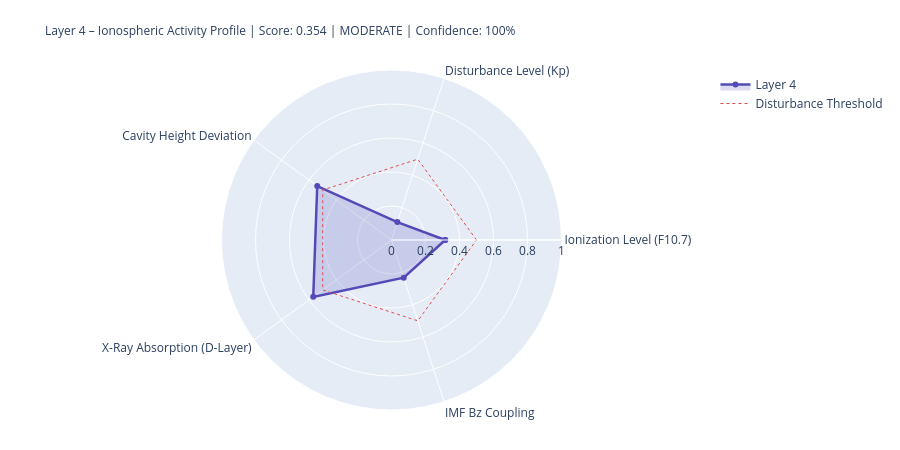

Notebook source saved alongside this figure:
### Markdown cell above
---
## 4. State Assessment & Handoff to Layer 5

### Code cell
# ============================================================
# LAYER-4-SCORE
# ============================================================

COMPONENTS = {
    'Ionization Level (F10.7)':    {'score': ioniz,       'source': 'primary' if f107_now else 'from_layer0', 'dynamic': True},
    'Disturbance Level (Kp)':          {'score': disturb,     'source': 'primary' if kp_now   else 'from_layer0', 'dynamic': True},
    'Cavity Height Deviation':    {'score': h_dev,       'source': 'derived',                                'dynamic': True},
    'X-Ray Absorption (D-Layer)':{'score': xray_ioniz,  'source': 'primary' if xray_now else 'missing',     'dynamic': True},
    'IMF Bz Coupling':             {'score': bz_coupling, 'source': 'primary' if bz_now   else 'from_layer0', 'dynamic': True},
}

available    = {k: v['score'] for k, v in COMPONENTS.items() if v['score'] is not None}
unavailable  = [k for k, v in COMPONENTS.items() if v['score'] is None]
layer4_score = round(sum(available.values()) / len(available), 4) if available else None
confidence   = round(len(available) / len(COMPONENTS), 2)
level = ('unknown' if layer4_score is None
         else 'quiet'   if layer4_score < 0.3
         else 'moderate' if layer4_score < 0.6
         else 'active')
dominant_l4 = max(available, key=available.get) if available else 'none'

# Resonance delta for Schumann SR-1
sr1_ref = schumann_freq(1, 80.0)
sr1_now = schumann_freq(1, h_eff)
sr1_delta_mhz = (sr1_now - sr1_ref) * 1000

# Propagation conditions
prop_cond = ('disturbed'   if kp_val > 4
             else 'unsettled' if kp_val > 2
             else 'normal')
if xray_class in ['X', 'M']:
    prop_cond = 'Radio-Blackout moeglich'

W = 68
print('=' * W)
print('LAYER 4 – IONOSPHERE – STATE ASSESSMENT')
print('=' * W)
for name, comp in COMPONENTS.items():
    s = comp['score']
    if s is not None:
        bar = '█' * int(s * 20) + '░' * (20 - int(s * 20))
        print(f'  {name:<36} {bar}  {s:.3f}  [{comp["source"]}]')
    else:
        print(f'  {name:<36} {"─" * 20}  n/a   [missing]')
print('-' * W)
print(f'  Score:          {layer4_score:.3f}  ({len(available)}/{len(COMPONENTS)} components)')
print(f'  Confidence:     {confidence:.0%}')
print(f'  Level:          {level.upper()}')
print(f'  Dominant:       {dominant_l4}')
print(f'  Cavity height:  {h_eff:.1f} km  (Ref: 80.0 km)')
print(f'  SR-1:           {sr1_now:.3f} Hz  (Δ {sr1_delta_mhz:+.1f} mHz vs. ref)')
print(f'  Propagation:    {prop_cond}')
print(f'  X-Ray:          {xray_class}-class  ({xray_now:.2e} W/m²)' if xray_now else '  X-Ray:          n/a')
print('=' * W)

# Radar
cats   = list(available.keys())
vals_r = list(available.values())
if len(cats) >= 3:
    fig = go.Figure()
    fig.add_trace(go.Scatterpolar(
        r=vals_r + [vals_r[0]], theta=cats + [cats[0]],
        fill='toself', fillcolor='rgba(83,74,183,0.20)',
        line=dict(color='#534AB7', width=2.5), name='Layer 4'
    ))
    fig.add_trace(go.Scatterpolar(
        r=[0.5] * (len(cats)+1), theta=cats + [cats[0]],
        line=dict(color='#E24B4A', dash='dot', width=1),
        mode='lines', name='Disturbance Threshold'
    ))
    fig.update_layout(
        title=dict(
            text=f'Layer 4 – Ionospheric Activity Profile | Score: {layer4_score:.3f} | {level.upper()} | Confidence: {confidence:.0%}',
            font=dict(size=12)
        ),
        polar=dict(radialaxis=dict(visible=True, range=[0, 1])),
        height=450, showlegend=True,
        margin=dict(l=80, r=80, t=70, b=40)
    )
    fig.show()

### Figure 1 — Plotly figure (JSON) as saved in the notebook; plotly's stock layout.template omitted (floating-point values rounded to 4 significant figures)
{"data": [{"fill": "toself", "fillcolor": "rgba(83,74,183,0.20)", "line": {"color": "#534AB7", "width": 2.5}, "name": "Layer 4", "r": [0.316, 0.111, 0.54, 0.569, 0.233, 0.316], "theta": ["Ionization Level (F10.7)", "Disturbance Level (Kp)", "Cavity Height Deviation", "X-Ray Absorption (D-Layer)", "IMF Bz Coupling", "Ionization Level (F10.7)"], "type": "scatterpolar"}, {"line": {"color": "#E24B4A", "dash": "dot", "width": 1}, "mode": "lines", "name": "Disturbance Threshold", "r": [0.5, 0.5, 0.5, 0.5, 0.5, 0.5], "theta": ["Ionization Level (F10.7)", "Disturbance Level (Kp)", "Cavity Height Deviation", "X-Ray Absorption (D-Layer)", "IMF Bz Coupling", "Ionization Level (F10.7)"], "type": "scatterpolar"}], "layout": {"height": 450, "margin": {"b": 40, "l": 80, "r": 80, "t": 70}, "polar": {"radialaxis": {"range": [0, 1], "visible": true}}, "showlegend": true, "title": {"font": {"size": 12}, "text": "Layer 4 – Ionospheric Activity Profile | Score: 0.354 | MODERATE | Confidence: 100%"}}}
